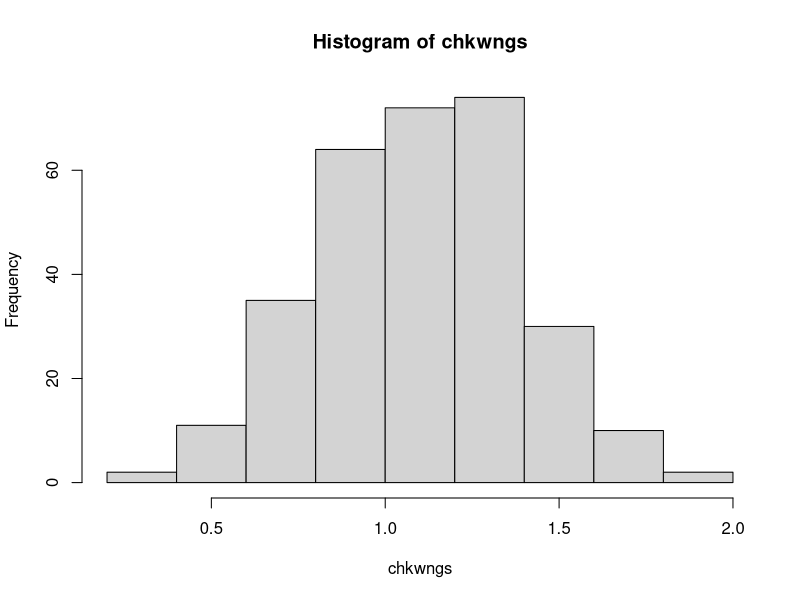
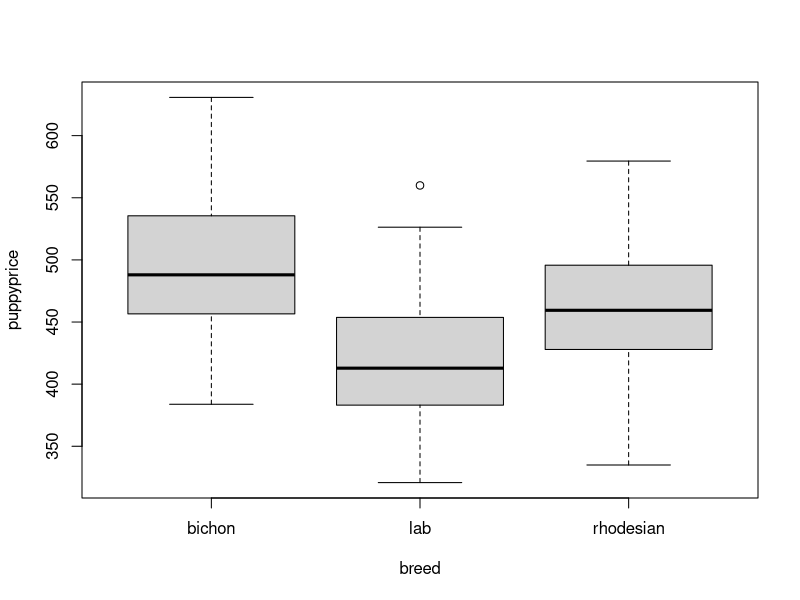
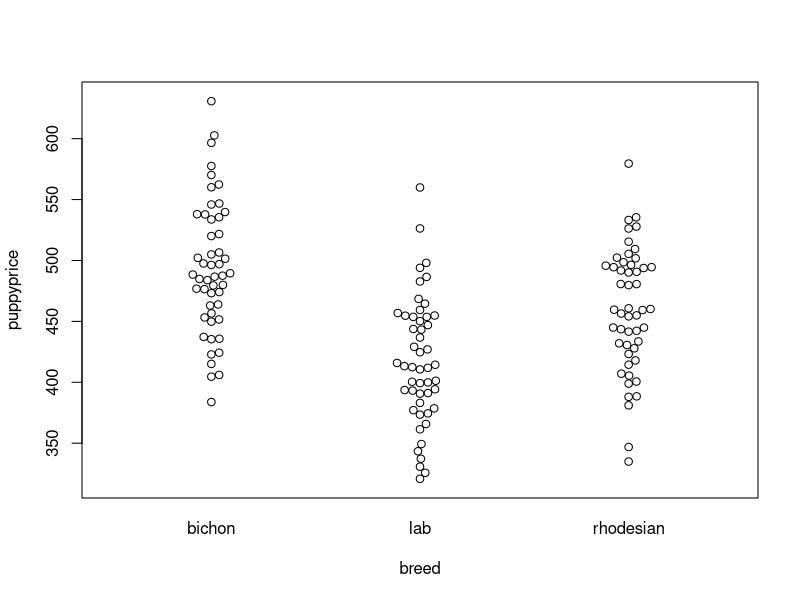
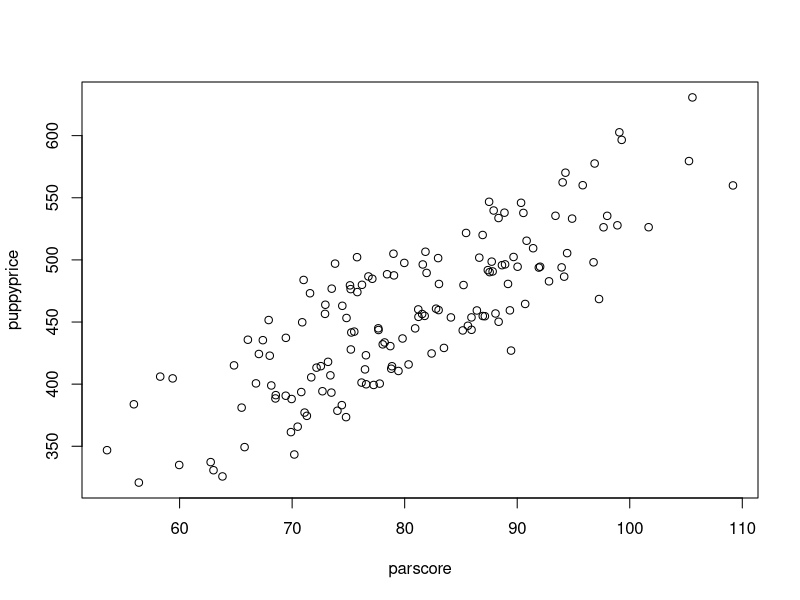

These figures' R source, in order:
# Heath Blackmon
# Review of ANOVA, and simple linear models
# 27 October 2022
#

# ANOVA
set.seed(2)
chkwngs <- c(rnorm(100, mean = 0.97, sd=.25),
             rnorm(100, mean = 1.09, sd=.25),
             rnorm(100, mean = 1.19, sd=.25))
grps <- rep(c("a","b","c"), each=100)
hist(chkwngs)
fit <- aov(chkwngs~grps)
summary(fit)
TukeyHSD(fit)


# LM
x <- sample(24:32, 100, replace=T)
y <- rnorm(100, mean = 3.54*x, sd=5)
fit <- glm(y~x)
summary(fit)


# GLM
breed <- as.factor(rep(c("lab","bichon","rhodesian"), each=50))
parscore <- rnorm(150, mean=80, sd=10)

puppyprice <- 25 + rnorm(150, mean=4.7 * parscore, sd=5) +
                   rnorm(150, mean= c(95,20,50)[breed], sd=10)

boxplot(puppyprice~breed)
library(beeswarm)
beeswarm(puppyprice~breed)
plot(puppyprice~parscore)

fit <- glm(puppyprice ~ parscore + breed)
fit2 <- glm(puppyprice ~ parscore)
summary(fit)
summary(fit2)
